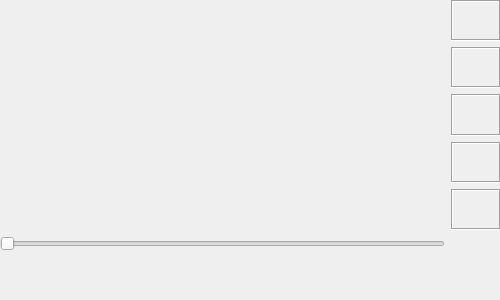
<?xml version="1.0" encoding="UTF-8"?>
<ui version="4.0">
 <class>frmRulerProgress</class>
 <widget class="QWidget" name="frmRulerProgress">
  <property name="geometry">
   <rect>
    <x>0</x>
    <y>0</y>
    <width>500</width>
    <height>300</height>
   </rect>
  </property>
  <property name="windowTitle">
   <string>Form</string>
  </property>
  <widget class="QWidget" name="widget" native="true">
   <property name="geometry">
    <rect>
     <x>0</x>
     <y>0</y>
     <width>501</width>
     <height>251</height>
    </rect>
   </property>
   <layout class="QGridLayout" name="gridLayout">
    <item row="0" column="0">
     <widget class="RulerProgress" name="rulerProgress1" native="true"/>
    </item>
    <item row="0" column="1">
     <widget class="QLabel" name="labValue1">
      <property name="minimumSize">
       <size>
        <width>50</width>
        <height>0</height>
       </size>
      </property>
      <property name="frameShape">
       <enum>QFrame::Box</enum>
      </property>
      <property name="frameShadow">
       <enum>QFrame::Sunken</enum>
      </property>
      <property name="text">
       <string/>
      </property>
      <property name="alignment">
       <set>Qt::AlignCenter</set>
      </property>
     </widget>
    </item>
    <item row="1" column="0">
     <widget class="RulerProgress" name="rulerProgress2" native="true"/>
    </item>
    <item row="1" column="1">
     <widget class="QLabel" name="labValue2">
      <property name="frameShape">
       <enum>QFrame::Box</enum>
      </property>
      <property name="frameShadow">
       <enum>QFrame::Sunken</enum>
      </property>
      <property name="text">
       <string/>
      </property>
      <property name="alignment">
       <set>Qt::AlignCenter</set>
      </property>
     </widget>
    </item>
    <item row="2" column="0">
     <widget class="RulerProgress" name="rulerProgress3" native="true"/>
    </item>
    <item row="2" column="1">
     <widget class="QLabel" name="labValue3">
      <property name="frameShape">
       <enum>QFrame::Box</enum>
      </property>
      <property name="frameShadow">
       <enum>QFrame::Sunken</enum>
      </property>
      <property name="text">
       <string/>
      </property>
      <property name="alignment">
       <set>Qt::AlignCenter</set>
      </property>
     </widget>
    </item>
    <item row="3" column="0">
     <widget class="RulerProgress" name="rulerProgress4" native="true"/>
    </item>
    <item row="3" column="1">
     <widget class="QLabel" name="labValue4">
      <property name="frameShape">
       <enum>QFrame::Box</enum>
      </property>
      <property name="frameShadow">
       <enum>QFrame::Sunken</enum>
      </property>
      <property name="text">
       <string/>
      </property>
      <property name="alignment">
       <set>Qt::AlignCenter</set>
      </property>
     </widget>
    </item>
    <item row="4" column="0">
     <widget class="RulerProgress" name="rulerProgress5" native="true"/>
    </item>
    <item row="4" column="1">
     <widget class="QLabel" name="labValue5">
      <property name="frameShape">
       <enum>QFrame::Box</enum>
      </property>
      <property name="frameShadow">
       <enum>QFrame::Sunken</enum>
      </property>
      <property name="text">
       <string/>
      </property>
      <property name="alignment">
       <set>Qt::AlignCenter</set>
      </property>
     </widget>
    </item>
    <item row="5" column="0">
     <widget class="QSlider" name="horizontalSlider">
      <property name="maximum">
       <number>100</number>
      </property>
      <property name="orientation">
       <enum>Qt::Horizontal</enum>
      </property>
     </widget>
    </item>
   </layout>
  </widget>
 </widget>
 <customwidgets>
  <customwidget>
   <class>RulerProgress</class>
   <extends>QWidget</extends>
   <header>rulerprogress.h</header>
   <container>1</container>
  </customwidget>
 </customwidgets>
 <resources/>
 <connections/>
</ui>
